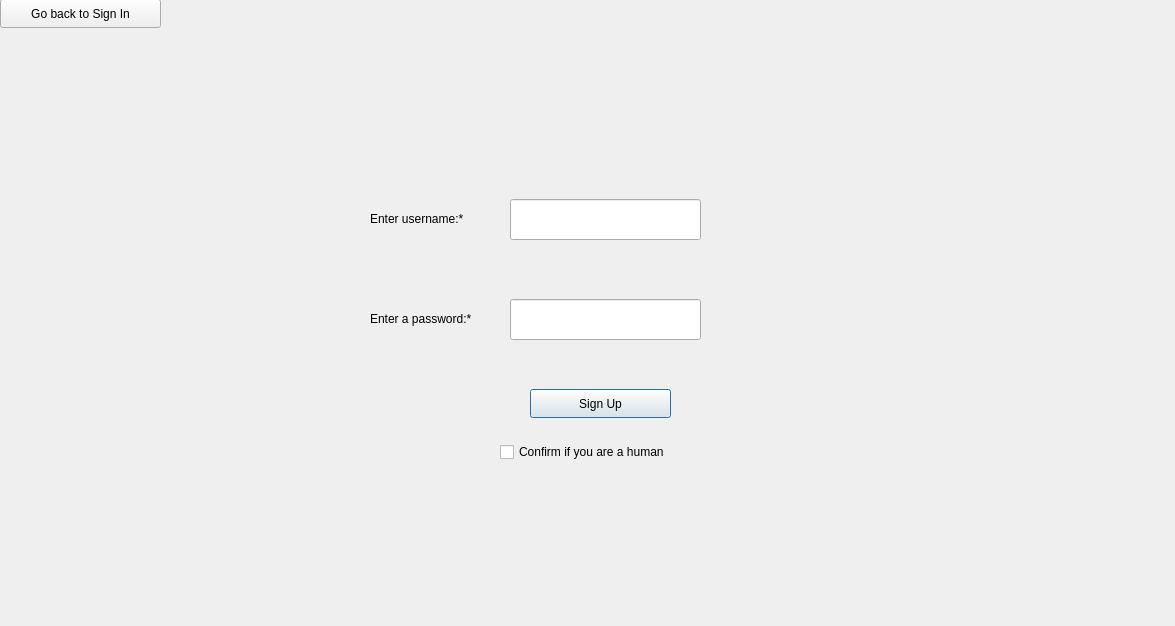
<?xml version="1.0" encoding="UTF-8"?>
<ui version="4.0">
 <class>Sign_Up</class>
 <widget class="QDialog" name="Sign_Up">
  <property name="geometry">
   <rect>
    <x>0</x>
    <y>0</y>
    <width>1175</width>
    <height>626</height>
   </rect>
  </property>
  <property name="windowTitle">
   <string>Dialog</string>
  </property>
  <widget class="QLabel" name="confirm_label">
   <property name="geometry">
    <rect>
     <x>520</x>
     <y>470</y>
     <width>121</width>
     <height>20</height>
    </rect>
   </property>
   <property name="text">
    <string/>
   </property>
  </widget>
  <widget class="QStackedWidget" name="stackedWidget">
   <property name="geometry">
    <rect>
     <x>0</x>
     <y>-1</y>
     <width>1171</width>
     <height>631</height>
    </rect>
   </property>
   <widget class="QWidget" name="page">
    <widget class="QLabel" name="validPass">
     <property name="geometry">
      <rect>
       <x>510</x>
       <y>280</y>
       <width>191</width>
       <height>20</height>
      </rect>
     </property>
     <property name="text">
      <string/>
     </property>
    </widget>
    <widget class="QLabel" name="label_2">
     <property name="geometry">
      <rect>
       <x>370</x>
       <y>310</y>
       <width>121</width>
       <height>20</height>
      </rect>
     </property>
     <property name="text">
      <string>Enter a password:*</string>
     </property>
    </widget>
    <widget class="QPushButton" name="Sign_Up_2">
     <property name="geometry">
      <rect>
       <x>530</x>
       <y>390</y>
       <width>141</width>
       <height>29</height>
      </rect>
     </property>
     <property name="text">
      <string>Sign Up</string>
     </property>
    </widget>
    <widget class="QLineEdit" name="newPass">
     <property name="geometry">
      <rect>
       <x>510</x>
       <y>300</y>
       <width>191</width>
       <height>41</height>
      </rect>
     </property>
    </widget>
    <widget class="QLabel" name="validUser">
     <property name="geometry">
      <rect>
       <x>510</x>
       <y>180</y>
       <width>191</width>
       <height>20</height>
      </rect>
     </property>
     <property name="text">
      <string/>
     </property>
    </widget>
    <widget class="QLabel" name="label">
     <property name="geometry">
      <rect>
       <x>370</x>
       <y>210</y>
       <width>111</width>
       <height>20</height>
      </rect>
     </property>
     <property name="text">
      <string>Enter username:*</string>
     </property>
    </widget>
    <widget class="QCheckBox" name="confirmation">
     <property name="geometry">
      <rect>
       <x>500</x>
       <y>440</y>
       <width>211</width>
       <height>26</height>
      </rect>
     </property>
     <property name="text">
      <string>Confirm if you are a human</string>
     </property>
    </widget>
    <widget class="QPushButton" name="Sign_In">
     <property name="geometry">
      <rect>
       <x>0</x>
       <y>0</y>
       <width>161</width>
       <height>29</height>
      </rect>
     </property>
     <property name="text">
      <string>Go back to Sign In</string>
     </property>
    </widget>
    <widget class="QLineEdit" name="newUser">
     <property name="geometry">
      <rect>
       <x>510</x>
       <y>200</y>
       <width>191</width>
       <height>41</height>
      </rect>
     </property>
    </widget>
   </widget>
   <widget class="QWidget" name="page_2"/>
  </widget>
  <zorder>stackedWidget</zorder>
  <zorder>confirm_label</zorder>
 </widget>
 <resources/>
 <connections/>
</ui>
